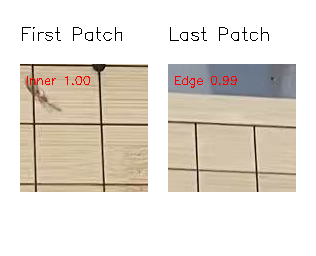
#> input picture AI_CornerDetect/Mac/debug_comparison.png, 316 x 256 px
$ python test_mac_ag.py --img debug_comparison.png
#> lines starting #> are read from the running program, lines starting #| are printed output that depends on the picture; after the words box and inside, x2 and y2 are one past the last pixel; in counts of white or black regions, pixels touching at a corner belong together
### AI_CornerDetect/Mac/opencv_engine_ag.py
"""
opencv_engine_ag.py — AG V3: 修复聚类+预过滤导致线不够的问题
"""
import cv2
import numpy as np
from typing import List, Tuple, Optional


def segment_to_rho_theta(x1, y1, x2, y2):
    dx, dy = x2 - x1, y2 - y1
    length = np.sqrt(dx*dx + dy*dy)
    if length < 1e-8: return None
    nx, ny = -dy/length, dx/length
    rho = nx*x1 + ny*y1
    if rho < 0: rho, nx, ny = -rho, -nx, -ny
    theta = np.arctan2(ny, nx)
    if theta < 0: theta += 2*np.pi
    return rho, theta

def normalize_line(rho, theta):
    if rho < 0: rho, theta = -rho, theta + np.pi
    return rho, theta % (2*np.pi)

def circular_angle_diff(a1, a2, period=np.pi):
    d = abs(a1 - a2) % period
    return min(d, period - d)

def intersect_lines(rho1, theta1, rho2, theta2):
    a1, b1 = np.cos(theta1), np.sin(theta1)
    a2, b2 = np.cos(theta2), np.sin(theta2)
    det = a1*b2 - a2*b1
    if abs(det) < 1e-8: return None
    return ((b2*rho1 - b1*rho2)/det, (a1*rho2 - a2*rho1)/det)

def draw_line_rt(canvas, rho, theta, color, thickness=1):
    a, b = np.cos(theta), np.sin(theta)
    x0, y0 = a*rho, b*rho
    cv2.line(canvas, (int(x0-4000*b), int(y0+4000*a)),
             (int(x0+4000*b), int(y0-4000*a)), color, thickness)


# ==================== 阶段1: HoughLinesP ====================

def detect_line_segments(gray, debug_show=False):
    blur = cv2.GaussianBlur(gray, (5,5), 0)
    edges = cv2.Canny(blur, 50, 200)
    if debug_show: cv2.imshow("[AG] Edges", edges)

    segs = cv2.HoughLinesP(edges, 1, np.pi/180, 100, minLineLength=50, maxLineGap=10)
    if segs is None:
        segs = cv2.HoughLinesP(edges, 1, np.pi/180, 60, minLineLength=30, maxLineGap=15)
    if segs is None: return []

    result = []
    for s in segs:
        r = segment_to_rho_theta(*s[0])
        if r: result.append(r)
    print(f"[AG] HoughLinesP: {len(segs)} segments -> {len(result)} lines")
    return result


# ==================== 阶段2: 分组 ====================

def separate_two_directions(lines, h_tol=10, v_tol=18, debug_show=False, img=None):
    if len(lines) < 2: return [], [], [], 0, 0

    normalized = [normalize_line(r, t) for r, t in lines]
    mapped = np.array([t % np.pi for _, t in normalized])

    n_bins, bin_sz = 180, np.pi/180
    hist = np.zeros(n_bins)
    for t in mapped: hist[int(t/bin_sz) % n_bins] += 1

    k = 7; ker = np.ones(k)/k
    pad = np.concatenate([hist[-k:], hist, hist[:k]])
    sm = np.convolve(pad, ker, mode='same')[k:-k]

    # 水平优先
    p1_bin = -1; best = -1
    for i in range(n_bins):
        a = (i+0.5)*bin_sz
        if circular_angle_diff(a, np.pi/2) < np.radians(10) and sm[i] > best:
            best = sm[i]; p1_bin = i
    if p1_bin == -1 or best < 1e-3: p1_bin = int(np.argmax(sm))
    p1_angle = (p1_bin+0.5)*bin_sz

    target = (p1_angle + np.pi/2) % np.pi
    p2_bin = -1; best2 = -1
    for i in range(n_bins):
        a = (i+0.5)*bin_sz
        if circular_angle_diff(a, target) < np.radians(15) and sm[i] > best2:
            best2 = sm[i]; p2_bin = i
    if p2_bin == -1 or best2 < 0.05*sm[p1_bin]:
        sup = sm.copy()
        for i in range(n_bins):
            if circular_angle_diff((i+0.5)*bin_sz, p1_angle) < np.radians(30): sup[i] = 0
        p2_bin = int(np.argmax(sup))
    p2_angle = (p2_bin+0.5)*bin_sz

    sep = np.degrees(circular_angle_diff(p1_angle, p2_angle))
    print(f"[AG] Peaks: {np.degrees(p1_angle):.1f}° / {np.degrees(p2_angle):.1f}° (sep {sep:.1f}°)")

    def get_tol(a):
        return (np.radians(h_tol), "H") if circular_angle_diff(a, np.pi/2) < np.radians(45) else (np.radians(v_tol), "V")

    tol1, t1 = get_tol(p1_angle); tol2, t2 = get_tol(p2_angle)
    g1, g2, ign = [], [], []
    for i, (r, t) in enumerate(normalized):
        mt = mapped[i]
        d1 = circular_angle_diff(mt, p1_angle)
        d2 = circular_angle_diff(mt, p2_angle)
        if d1 < tol1 and d1 <= d2: g1.append((r, t))
        elif d2 < tol2: g2.append((r, t))
        else: ign.append((r, t))

    print(f"[AG] Groups: {t1}={len(g1)}, {t2}={len(g2)}, Ign={len(ign)}")

    if debug_show and img is not None:
        vis = img.copy()
        for r,t in ign: draw_line_rt(vis, r, t, (0,0,200), 1)
        for r,t in g1: draw_line_rt(vis, r, t, (0,255,0), 1)
        for r,t in g2: draw_line_rt(vis, r, t, (255,200,0), 1)
        cv2.imshow("[AG] Line Groups", vis)

    return g1, g2, ign, p1_angle, p2_angle


# ==================== 阶段3: 自适应聚类 ====================

def cluster_lines(lines, rho_thresh=6, theta_thresh_deg=2):
    if not lines: return []
    lines = sorted(lines, key=lambda l: l[0])
    t_thr = np.radians(theta_thresh_deg)
    clusters = []
    for rho, theta in lines:
        merged = False
        for cl in clusters:
            ar = np.mean([c[0] for c in cl])
            at = np.arctan2(sum(np.sin(c[1]) for c in cl), sum(np.cos(c[1]) for c in cl))
            if abs(rho - ar) < rho_thresh and circular_angle_diff(theta, at) < t_thr:
                cl.append((rho, theta)); merged = True; break
        if not merged: clusters.append([(rho, theta)])

    result = []
    for cl in clusters:
        ar = np.mean([c[0] for c in cl])
        at = np.arctan2(sum(np.sin(c[1]) for c in cl), sum(np.cos(c[1]) for c in cl))
        if at < 0: at += 2*np.pi
        result.append((ar, at, len(cl)))  # 含簇大小
    return sorted(result, key=lambda x: x[0])


def adaptive_cluster(lines, n=19):
    """自适应聚类：迭代增大rho阈值直到簇数在合理范围"""
    if not lines: return []
    rhos = sorted([l[0] for l in lines])
    span = rhos[-1] - rhos[0]
    approx_gap = span / max(n-1, 1)

    # 从 0.15*gap 开始，逐步增大
    for factor in [0.15, 0.20, 0.25, 0.30, 0.35]:
        rt = max(8, factor * approx_gap)
        clustered = cluster_lines(lines, rho_thresh=rt, theta_thresh_deg=2)
        if len(clustered) <= 50:
            print(f"[AG] Cluster: rho_thresh={rt:.1f}, {len(lines)}->{len(clustered)}")
            return clustered

    # fallback
    clustered = cluster_lines(lines, rho_thresh=0.4*approx_gap)
    print(f"[AG] Cluster fallback: {len(lines)}->{len(clustered)}")
    return clustered


# ==================== 阶段4: 选19条线 (3D DP) ====================

def select_n_lines(clustered, n=19, group_peak_angle=0):
    # clustered 元素是 (rho, theta, cluster_size)
    lines_rt = [(r, t) for r, t, _ in clustered]
    sizes = [s for _, _, s in clustered]

    if len(lines_rt) <= n:
        return lines_rt

    lines_rt = sorted(lines_rt, key=lambda l: l[0])
    rhos = np.array([l[0] for l in lines_rt])
    N = len(rhos)
    span = rhos[-1] - rhos[0]
    if span < 1: return lines_rt[:n]
    expected_gap = span / (n-1)

    # 预过滤: 0.35 * expected_gap (比之前的0.7宽松很多)
    dedup_thr = 0.35 * expected_gap
    cleaned = [0]  # indices
    for i in range(1, N):
        if rhos[i] - rhos[cleaned[-1]] < dedup_thr:
            # 保留簇更大的那条
            if sizes[i] > sizes[cleaned[-1]]:
                cleaned[-1] = i
        else:
            cleaned.append(i)

    # 安全: 若过滤后不够, 跳过预过滤
    if len(cleaned) < n + 3:
        print(f"[AG] Pre-filter too aggressive ({len(cleaned)}<{n+3}), keeping all {N}")
        cleaned = list(range(N))
    else:
        print(f"[AG] Pre-filter: {N} -> {len(cleaned)} (thr={dedup_thr:.1f})")

    # 重建
    filt_lines = [lines_rt[i] for i in cleaned]
    filt_rhos = np.array([l[0] for l in filt_lines])
    M = len(filt_rhos)

    if M <= n: return filt_lines

    # 重新计算 typical_gap
    diffs = np.diff(filt_rhos)
    eg = (filt_rhos[-1] - filt_rhos[0]) / (n-1)
    valid = diffs[diffs > 0.5 * eg]
    tg = np.median(valid) if len(valid) >= 5 else eg
    tg = max(tg, 0.7 * eg)
    print(f"[AG] DP input: {M} lines, typical_gap={tg:.1f}, expected={eg:.1f}")

    # === DP ===
    if M <= 50:
        # 3D DP: dp[k][j][i], 惩罚相邻间距突变
        INF = 1e18
        dp = np.full((n, M, M), INF)
        par = np.full((n, M, M), -1, dtype=int)
        for i in range(M):
            for j in range(i+1, M):
                g = filt_rhos[j] - filt_rhos[i]
                if g >= 0.5 * tg:
                    dp[1][j][i] = abs(g - tg) * 1.5
        for k in range(2, n):
            has_fin = np.any(dp[k-1] < INF, axis=1)
            for j in range(k, M):
                for i in range(k-1, j):
                    if not has_fin[i]: continue
                    gij = filt_rhos[j] - filt_rhos[i]
                    if gij < 0.5*tg or gij > 3.0*tg: continue
                    for p in range(max(0, k-2), i):
                        if dp[k-1][i][p] >= INF: continue
                        gpi = filt_rhos[i] - filt_rhos[p]
                        cost = dp[k-1][i][p] + abs(gij-gpi) + abs(gij-tg)*0.5
                        if cost < dp[k][j][i]:
                            dp[k][j][i] = cost; par[k][j][i] = p
        # 回溯
        best_c = INF; bj, bi = -1, -1
        for i in range(n-2, M):
            for j in range(i+1, M):
                if dp[n-1][j][i] < best_c:
                    best_c = dp[n-1][j][i]; bj, bi = j, i
        if bi == -1:
            print("[AG] 3D-DP failed, uniform sampling")
            return [filt_lines[i] for i in np.linspace(0, M-1, n, dtype=int)]
        path = [bj, bi]
        ck, cj, ci = n-1, bj, bi
        while ck > 1:
            p = par[ck][cj][ci]; path.append(p); cj, ci = ci, p; ck -= 1
        path.reverse()
    else:
        # 2D DP fallback for large N
        INF = 1e18
        dp2 = np.full((n, M), INF)
        par2 = np.full((n, M), -1, dtype=int)
        for j in range(M): dp2[0][j] = 0.0
        for k in range(1, n):
            for j in range(k, M):
                for i in range(k-1, j):
                    if dp2[k-1][i] >= INF: continue
                    g = filt_rhos[j] - filt_rhos[i]
                    if g < 0.4*tg: continue
                    if g > 3.0*tg: break
                    cost = dp2[k-1][i] + (g - tg)**2
                    if cost < dp2[k][j]:
                        dp2[k][j] = cost; par2[k][j] = i
        bj = int(np.argmin(dp2[n-1]))
        if dp2[n-1][bj] >= INF:
            return [filt_lines[i] for i in np.linspace(0, M-1, n, dtype=int)]
        path = [bj]
        for k in range(n-1, 0, -1): path.append(par2[k][path[-1]])
        path.reverse()

    sel = [filt_lines[i] for i in path]
    gaps = np.diff([l[0] for l in sel])
    print(f"[AG] Selected {n}: gaps [{gaps.min():.1f}, {gaps.max():.1f}], "
          f"mean={gaps.mean():.1f}, std={gaps.std():.1f}")
    return sel


# ==================== 阶段5: 角点 ====================

def find_board_corners(intersections, img_shape, shrink=0.05):
    if len(intersections) < 4: return intersections
    h, w = img_shape[:2]
    pts = np.array(intersections, dtype=np.float32)
    sums = pts[:,0] + pts[:,1]
    diffs = pts[:,0] - pts[:,1]
    tl = pts[np.argmin(sums)]; br = pts[np.argmax(sums)]
    tr = pts[np.argmax(diffs)]; bl = pts[np.argmin(diffs)]
    corners = [tuple(tl), tuple(tr), tuple(br), tuple(bl)]
    cx = sum(c[0] for c in corners)/4
    cy = sum(c[1] for c in corners)/4
    return [(max(10,min(w-10, x+(cx-x)*shrink)), max(10,min(h-10, y+(cy-y)*shrink)))
            for x,y in corners]


# ==================== 透视矫正 ====================

def detect_board_contour(img):
    gray = cv2.cvtColor(img, cv2.COLOR_BGR2GRAY)
    for canny_lo, canny_hi in [(50,150), (30,100), (80,200)]:
        blur = cv2.GaussianBlur(gray, (5,5), 0)
        edges = cv2.Canny(blur, canny_lo, canny_hi)
        kern = cv2.getStructuringElement(cv2.MORPH_RECT, (5,5))
        proc = cv2.dilate(edges, kern, iterations=3)
        proc = cv2.erode(proc, kern, iterations=2)
        contours, _ = cv2.findContours(proc, cv2.RETR_EXTERNAL, cv2.CHAIN_APPROX_SIMPLE)

        for cnt in sorted(contours, key=cv2.contourArea, reverse=True):
            area = cv2.contourArea(cnt)
            if area < 50000: break
            for eps_r in [0.02, 0.03, 0.04, 0.05]:
                approx = cv2.approxPolyDP(cnt, eps_r * cv2.arcLength(cnt, True), True)
                if len(approx) == 4: return approx, area
            # 尝试 minAreaRect 降级
            if len(approx) >= 4:
                rect = cv2.minAreaRect(cnt)
                box = cv2.boxPoints(rect).astype(np.float32)
                if cv2.contourArea(box.astype(np.int32)) > 50000:
                    return box.reshape(-1,1,2).astype(np.int32), area
    return None, 0

# [14 lines left out: functions order_quad, warp_perspective, not called in this run]


# ==================== 主引擎 ====================

class OpenCVDetector:
    def __init__(self, debug_show=True):
        self.debug_show = debug_show

    def _pipeline(self, img, tag="[AG]"):
        """完整管线: 检测->分组->聚类->选线->交点"""
        h, w = img.shape[:2]
        gray = cv2.cvtColor(img, cv2.COLOR_BGR2GRAY)
        lines = detect_line_segments(gray, debug_show=self.debug_show)
        if len(lines) < 10:
            print(f"{tag} Too few lines"); return [],[],[]

        g1, g2, ign, p1, p2 = separate_two_directions(
            lines, h_tol=10, v_tol=18, debug_show=self.debug_show, img=img)
        if len(g1)<5 or len(g2)<5:
            print(f"{tag} Not enough groups"); return [],[],[]

        c1 = adaptive_cluster(g1, n=19)
        c2 = adaptive_cluster(g2, n=19)
        print(f"{tag} Clustered: G1={len(c1)}, G2={len(c2)}")

        print(f"{tag} Select G1:")
        s1 = select_n_lines(c1, 19, p1)
        print(f"{tag} Select G2:")
        s2 = select_n_lines(c2, 19, p2)
        print(f"{tag} Final: G1={len(s1)}, G2={len(s2)}")

        inters = []
        for r1,t1 in s1:
            for r2,t2 in s2:
                pt = intersect_lines(r1,t1,r2,t2)
                if pt:
                    x,y = pt
                    if -50<=x<=w+50 and -50<=y<=h+50:
                        inters.append((x,y))
        print(f"{tag} Intersections: {len(inters)}")
        return s1, s2, inters

    def find_corners(self, img):
        h, w = img.shape[:2]
        print("\n=== OpenCV Module (AG Engine V3) ===")
        print(f"[AG] Image size: {w}x{h}")

        # 尝试透视矫正
        contour, area = detect_board_contour(img)
        use_warp = False

        if contour is not None:
            print(f"[AG] Contour found, area={area}")
            warped, M, src = warp_perspective(img, contour)
            if self.debug_show:
                ci = img.copy()
                cv2.drawContours(ci, [contour], -1, (0,255,0), 3)
                cv2.imshow("[AG] Contour", ci)
                cv2.imshow("[AG] Warped", warped)
            s1, s2, inters = self._pipeline(warped, "[AG-W]")
            if len(inters) >= 100:
                corners_w = find_board_corners(inters, warped.shape, 0.05)
                if len(corners_w) >= 4 and M is not None:
                    Mi = cv2.invert(M)[1]
                    corners = []
                    for x,y in corners_w:
                        p = cv2.perspectiveTransform(
                            np.array([[[x,y]]], dtype=np.float32), Mi)[0][0]
                        corners.append((max(10,min(w-10,p[0])),
                                       max(10,min(h-10,p[1]))))
                    use_warp = True
                    final = corners
                    print("[AG] Using warped result")
        else:
            print("[AG] No contour, direct detection")

        if not use_warp:
            s1, s2, inters = self._pipeline(img, "[AG]")
            if len(s1)<2 or len(s2)<2:
                print("[AG] Insufficient lines!"); return []
            final = find_board_corners(inters, img.shape, 0.05)

        # 可视化
        if self.debug_show:
            self._vis(img, s1, s2, final, use_warp)

        print(f"[AG] Corners: {len(final)}")
        for i,(x,y) in enumerate(final):
            lb = ["TL","TR","BR","BL"][i] if i<4 else f"C{i+1}"
            print(f"  {lb}: ({int(x)}, {int(y)})")
        print("=" * 45 + "\n")
        return final

    def _vis(self, img, s1, s2, corners, warped=False):
        h, w = img.shape[:2]
        if len(s1)>=2 and len(s2)>=2:
            li = img.copy()
            for r,t in s1:
                a = intersect_lines(r,t,s2[0][0],s2[0][1])
                b = intersect_lines(r,t,s2[-1][0],s2[-1][1])
                if a and b: cv2.line(li,(int(a[0]),int(a[1])),(int(b[0]),int(b[1])),(0,255,0),1)
            for r,t in s2:
                a = intersect_lines(r,t,s1[0][0],s1[0][1])
                b = intersect_lines(r,t,s1[-1][0],s1[-1][1])
                if a and b: cv2.line(li,(int(a[0]),int(a[1])),(int(b[0]),int(b[1])),(255,200,0),1)
            cv2.imshow("[AG] Selected Grid Lines", li)

        ci = img.copy()
        for r1,t1 in s1:
            for r2,t2 in s2:
                pt = intersect_lines(r1,t1,r2,t2)
                if pt:
                    x,y = int(pt[0]),int(pt[1])
                    if -50<=x<=w+50 and -50<=y<=h+50:
                        cv2.circle(ci,(x,y),3,(0,200,0),-1)
        lbs = ["TL","TR","BR","BL"]
        cols = [(255,0,0),(0,255,0),(0,0,255),(255,255,0)]
        for i,(x,y) in enumerate(corners):
            c = cols[i] if i<4 else (255,255,255)
            cv2.circle(ci,(int(x),int(y)),15,c,-1)
            cv2.circle(ci,(int(x),int(y)),17,(255,255,255),2)
            lb = lbs[i] if i<4 else f"C{i}"
            cv2.putText(ci,lb,(int(x)+20,int(y)-10),cv2.FONT_HERSHEY_SIMPLEX,0.8,(255,255,255),2)
        cv2.imshow("[AG] Corners" + (" (warp)" if warped else ""), ci)

### AI_CornerDetect/Mac/test_mac_ag.py
import argparse
import cv2
import sys
from pathlib import Path

sys.path.append(str(Path(__file__).parent))
from opencv_engine_ag import OpenCVDetector
#p

def main():
    parser = argparse.ArgumentParser()
    parser.add_argument("--img", type=str, default="/Users/tuxy/Codes/AI/Data/EmptyBoard/EmptyBoard3.jpg")
    args = parser.parse_args()

    img = cv2.imread(args.img)
#> img is the input picture: shape (256, 316, 3); mean B, G, R 212.6, 221.4, 228.1
    if img is None:
        print("[-] 无法读取图片：", args.img)
        return

    print("\n==================================")
    print("  AG 版: Antigravity 独立实现")
    print("==================================\n")

    print("[*] 正在执行模块 1: OpenCV 角点检测引擎 (AG)...")
    opencv_engine = OpenCVDetector(debug_show=True)
    opencv_corners = opencv_engine.find_corners(img)
#| [AG] Image size: 316x256
#> in detect_board_contour, `gray = cv2.cvtColor(img, cv2.COLOR_BGR2GRAY)`:
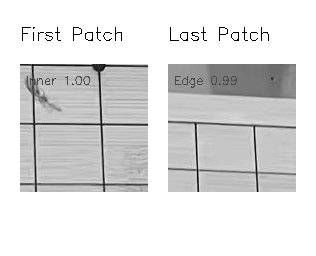
#> gray: shape (256, 316); min 0, max 255, mean 222.4
#> the loop in detect_board_contour, `for canny_lo, canny_hi in [(50,150), (30,100), (80,200)]:` made 3 passes
#> pass 1, in detect_board_contour, `blur = cv2.GaussianBlur(gray, (5,5), 0)`:
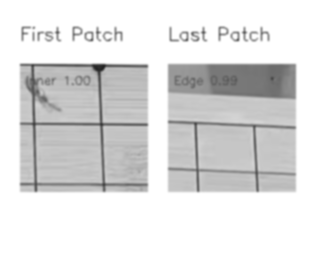
#> blur: shape (256, 316); min 34, max 255, mean 222.4
#> pass 1, in detect_board_contour, `edges = cv2.Canny(blur, canny_lo, canny_hi)`:
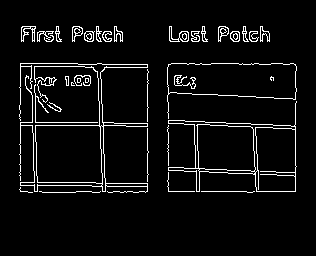
#> edges: shape (256, 316); 5.4% white in thin lines or dots, all inside (x1, y1, x2, y2) = (19, 26, 297, 193)
#> pass 1, in detect_board_contour, `proc = cv2.dilate(edges, kern, iterations=3)`:
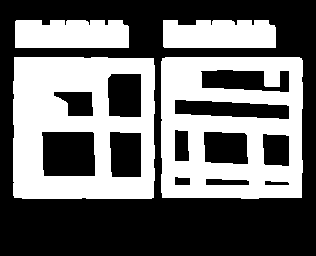
#> proc: shape (256, 316); 42.6% white; 4 white regions, box (x1, y1, x2, y2) and area: (13, 57, 155, 199) 14310, (161, 57, 303, 199) 14076, (15, 20, 129, 48) 3091, (163, 20, 276, 48) 3007
#> pass 1, in detect_board_contour, `proc = cv2.erode(proc, kern, iterations=2)`:
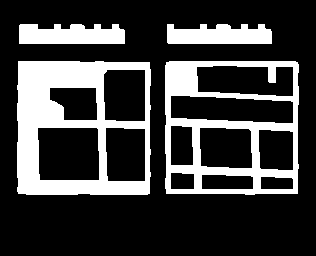
#> proc: shape (256, 316); 24.7% white; 4 white regions, box (x1, y1, x2, y2) and area: (17, 61, 151, 195) 9286, (165, 61, 299, 195) 7020, (19, 24, 125, 44) 1859, (167, 24, 272, 44) 1783
#> after the loop in detect_board_contour, `for canny_lo, canny_hi in [(50,150), (30,100), (80,200)]:`:
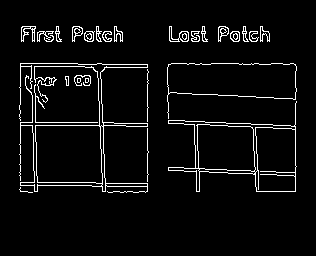
#> edges: shape (256, 316); 4.9% white in thin lines or dots, all inside (x1, y1, x2, y2) = (19, 26, 297, 193)
#> after the loop in detect_board_contour, `for canny_lo, canny_hi in [(50,150), (30,100), (80,200)]:`:
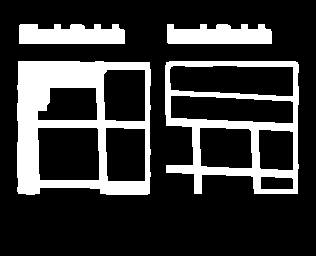
#> proc: shape (256, 316); 21.8% white; 4 white regions, box (x1, y1, x2, y2) and area: (17, 61, 151, 195) 8509, (165, 61, 299, 194) 5507, (19, 24, 125, 44) 1859, (167, 24, 272, 44) 1783
#> in find_corners, `contour, area = detect_board_contour(img)`: area = 0
#> (the rest of the program and of its run is left out)
